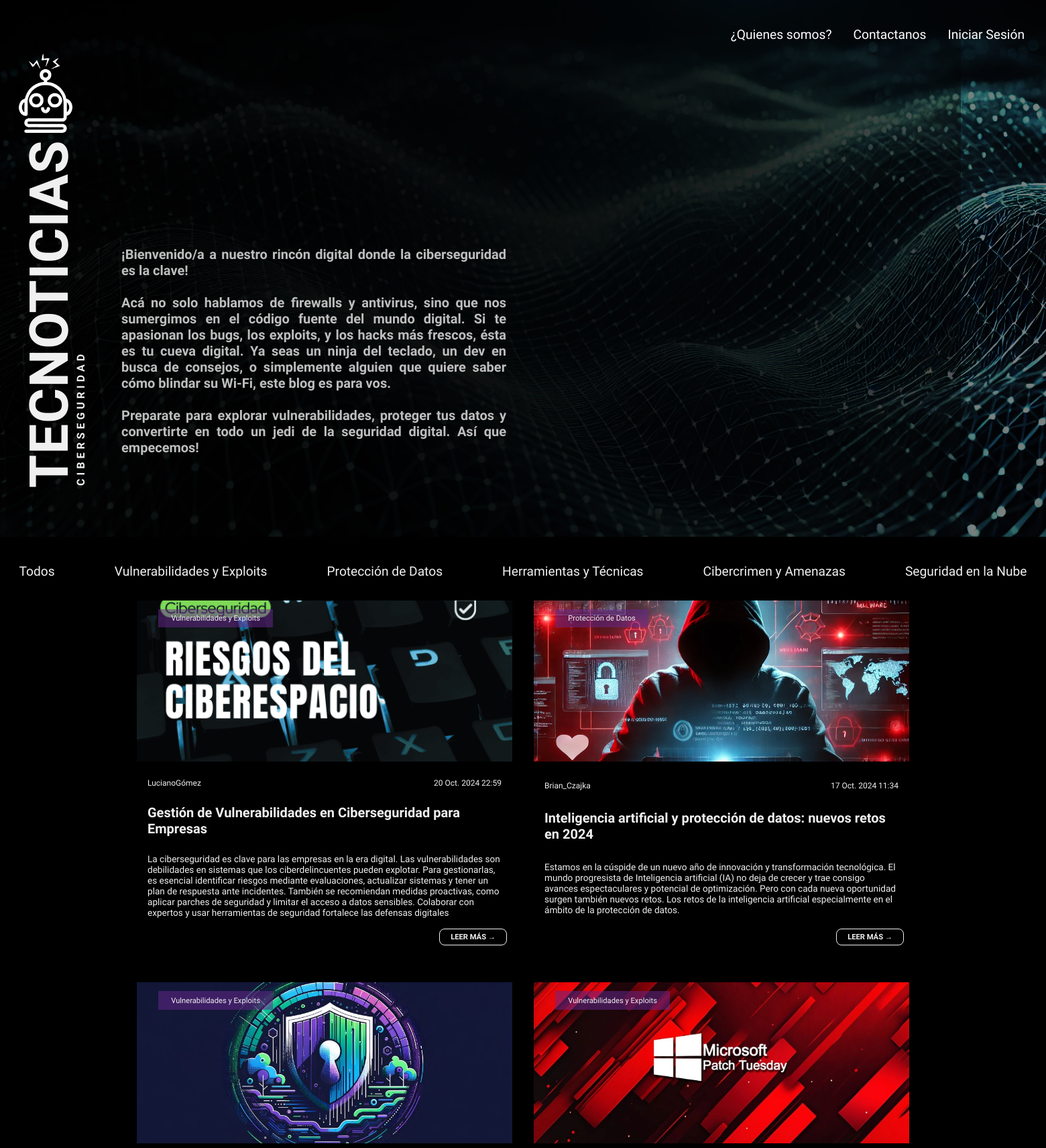
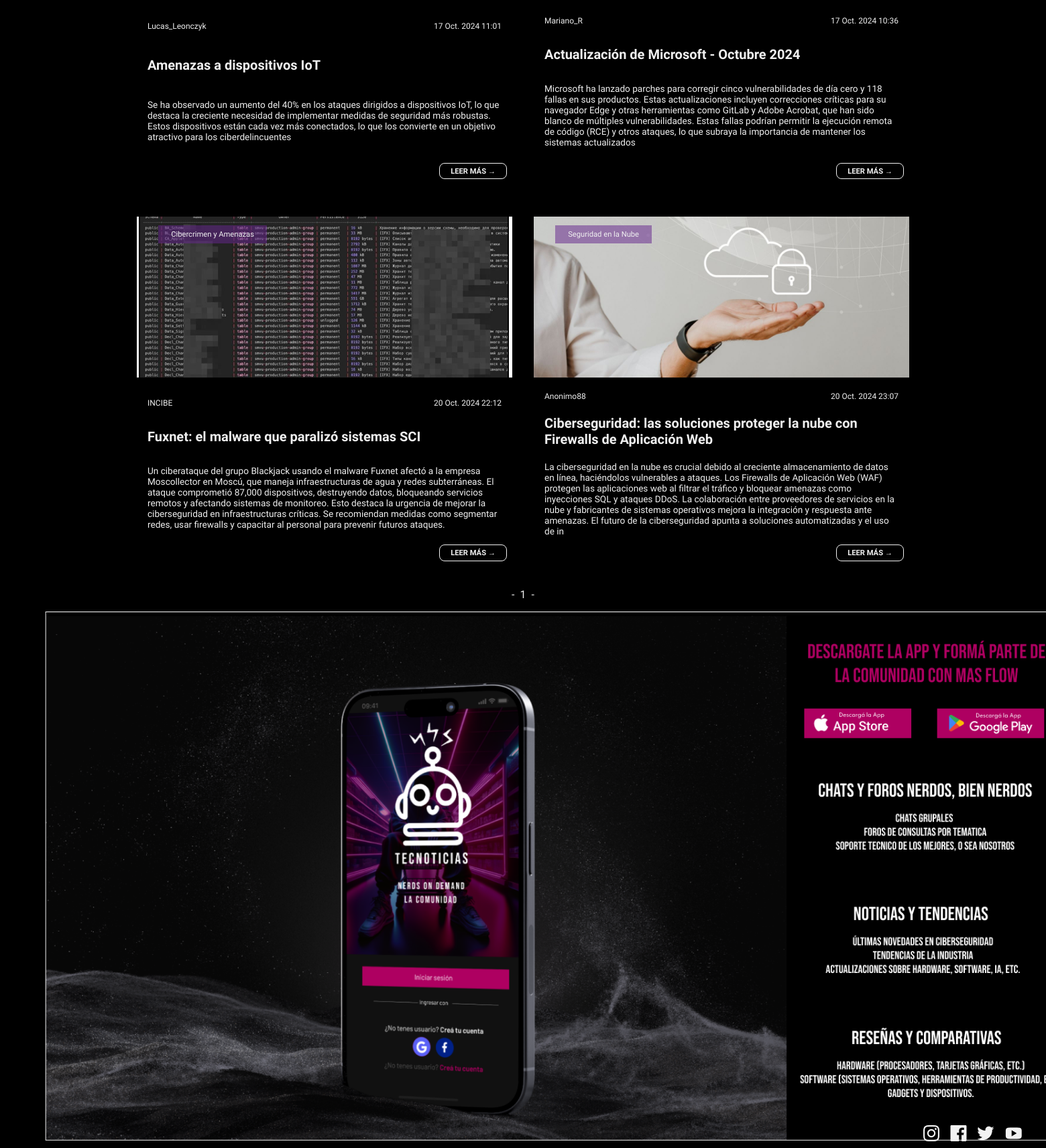
The page / on the database its author committed (2 pictures, top to bottom).
### apps/posts/models.py (models this page shows, shortened)
class Categoria (models.Model):
    nombre = models.CharField(max_length=30, null=False)

class Post(models.Model):
    titulo = models.CharField(max_length=200, null=False, verbose_name="Titulo")
    fecha = models.DateTimeField(auto_now_add=True, verbose_name="Fecha pub")
    autor = models.ForeignKey(User, on_delete=models.CASCADE)
    resumen = models.TextField(max_length=500, null=False, verbose_name="resumen")
    texto = models.TextField(null=False, verbose_name="Contenido")
    activo = models.BooleanField(default=True)
    categoria = models.ForeignKey(Categoria, on_delete=models.CASCADE, null=True, default='Sin categoria')
    imagen = models.ImageField(null=False, blank=True, upload_to='media')
    publicado = models.DateTimeField(default=timezone.now)

### apps/posts/views.py (the view)
# urls.py: path('', include('apps.posts.urls')),
def posts(request):
    categorias = Categoria.objects.all()
    selected_categoria = request.GET.get('categoria')
    if selected_categoria:
        posts = Post.objects.filter(categoria__nombre=selected_categoria).order_by('-publicado')
    else:
        posts = Post.objects.all().order_by('-publicado')
    paginator = Paginator(posts, 9)
    page_number = request.GET.get('page')
    page_obj = paginator.get_page(page_number)
    return render(request, 'index.html', {'posts': page_obj, 'categorias': categorias})

### templates/index.html (shortened to what this page needs)
<!DOCTYPE html>
<html lang="es">
    <head>
        {% load static %}
        <link rel="stylesheet" href="{% static 'styles/style.css' %}?v=2">
    </head>
    <body>
        <div class="caja_principal_imagentx">
            <div class="Menus">
                <li><a href="{% url 'quienessomos' %}">¿Quienes somos?</a></li>
                <li><a href="{% url 'contacto' %}">Contactanos</a></li>
                {% if user.is_authenticated %}
                <li class="bienvenidouser">
                    {% if user.icono %}
                        <img src="{{ user.icono.url }}" alt="Icono de {{ user.username }}" class="icono_usuario">
                    {% endif %}
                    Bienvenido, {{ user.username }}
                </li>
                <li class="boton_cerrarses">
                    <form action="{% url 'logout' %}" method="post" style="display:inline;">
                        {% csrf_token %}
                        <button type="submit" class="bot_cerrar">Cerrar sesión</button>
                    </form>
                </li>
            {% else %}
                <li><a class="boton_inicioses" href="{% url 'login' %}">Iniciar Sesión</a></li>
            {% endif %}
            </div>
            <div class="caja_principal_imagen">
                <img src="{% static 'img/fondo_inicio2.png' %}" alt="fondo de inicio" class="fondo-imagen">
            </div>
            <div class="caja_principal_logo">
                <a href="{% url 'index' %}">
                    <img src="{% static 'img/TCN_logo.png' %}" alt="logo TecNoticias" class="logo">
                </a>
            </div>
            <div class="caja_principal_texto">
                <h1>
                    TECNOTICIAS
                </h1>
                <h2>
                    CIBERSEGURIDAD
                </h2>
            </div>
        </div>
        <div class="mensaje_bienvenida">
                <h3>
                    ¡Bienvenido/a a nuestro rincón digital donde la ciberseguridad es la clave! <br>
                    <br>
                    Acá no solo hablamos de firewalls y antivirus, sino que nos sumergimos en el código fuente del mundo digital. Si te apasionan los bugs, los exploits, y los hacks más frescos, ésta es tu cueva digital.
                    Ya seas un ninja del teclado, un dev en busca de consejos, o simplemente alguien que quiere saber cómo blindar su Wi-Fi, este blog es para vos. <br>
                    <br>
                    Preparate para explorar vulnerabilidades, proteger tus datos y convertirte en todo un jedi de la seguridad digital.
                    Así que empecemos!
                </h3>
        </div>
        <div class="contenedor_blog_categorias">
            <div class="contenedorblog_inicio">
                <div class="contenedorblog_categorias">
                    <ul>
                        <li>
                            <a href="?">Todos</a>
                        </li>
                        {% for categoria in categorias %}
                            <li>
                                <a href="?categoria={{ categoria.nombre }}">{{ categoria.nombre }}</a>
                            </li>
                        {% endfor %}
                    </ul>
                </div>
            </div>
        </div>
        <div class="contenedorposteos">
            {% for i in posts %}
                <div class="contenedorposteos_tarjeta">
                    <div class="tarjeta_img">
                        <div class="categorianoticia">
                            <img src="{% static 'img/iconos/etiqueta.png' %}" alt="Etiqueta" class="icono-etiqueta">
                            <h3>{{ i.categoria.nombre }}</h3>
                        </div>
                        {% if i.imagen %}
                        <img class="imagenposts" src="{{ i.imagen.url }}" alt="noticia">
                        {% else %}
                            <p> No hay imagen disponible</p>
                        {% endif %}
                    </div>
                    <div class="tarjeta_datos">
                        <h4>{{ i.autor.username }}</h4>
                        <h4>{{ i.fecha }}</h4>
                    </div>
                    <h2>{{ i.titulo }}</h2>
                    <p>{{ i.resumen }}</p>
                    <div class="boton_vernoticia">
                        <a href="{% url 'postindividual' i.id %}">LEER MÁS &rarr;</a>
                    </div>
                </div>
            {% empty %}
                <p>No hay temas disponibles!</p>
            {% endfor %}
        </div>
        <div class="paginacion">
            <div class="pagina-enlaces">
                <span>-</span>
                {% for num in posts.paginator.page_range %}
                    {% if num == posts.number %}
                        <strong>{{ num }}</strong>
                    {% else %}
                        <a href="?page={{ num }}">{{ num }}</a>
                    {% endif %}
                {% endfor %}
                <span>-</span>
            </div>
        </div>
        <div>
            <div class="contenedor_imagen_app">
                <img src="{% static 'img/imagen_app.png' %}" alt="aplicacion" class="imagen_aplicacion">
            </div>
        </div>
        <footer>
            <div class="contenedor_redes">
                <a href="" target="_blank" class="icon"><img class="redes__iconos-svg" src="static/img/iconos/Instagram.png" alt="instagram" title="instagram"/></a>
                <a href="" target="_blank" class="icon"><img class="redes__iconos-svg" src="static/img/iconos/facebook.png" alt="facebook" title="facebook"/></a>
                <a href="" class="icon" target="_blank"><img class="redes__iconos-svg" src="static/img/iconos/twitter.png" alt="x-twitter" title="x-twitter"/></a>
                <a href="" class="icon" target="_blank"><img class="redes__iconos-svg" src="static/img/iconos/youtube.png" alt="youtube" title="youtube"/></a>
            </div>
        </footer>
    </body>

### rows shown on the page
Categoria: nombre "Vulnerabilidades y Exploits"
Categoria: nombre "Protección de Datos"
Categoria: nombre "Herramientas y Técnicas"
Categoria: nombre "Cibercrimen y Amenazas"
Categoria: nombre "Seguridad en la Nube"
Post: categoria.nombre "Vulnerabilidades y Exploits", imagen (picture), autor.username "LucianoGómez", fecha "20 Oct. 2024 22:59", titulo "Gestión de Vulnerabilidades en Ciberseguridad para Empresas", resumen "La ciberseguridad es clave para las empresas en la era digital. Las vulnerabilidades son debilidades en sistemas que los ciberdelincuentes pueden explotar. Para gestionarlas, es esencial identificar riesgos mediante evaluaciones, actualizar sistemas y tener un plan de respuesta ante incidentes. También se recomiendan medidas proactivas, como aplicar parches de seguridad y limitar el acceso a datos sensibles. Colaborar con expertos y usar herramientas de seguridad fortalece las defensas digitales"
Post: categoria.nombre "Protección de Datos", imagen (picture), autor.username "Brian_Czajka", fecha "17 Oct. 2024 11:34", titulo "Inteligencia artificial y protección de datos: nuevos retos en 2024", resumen "Estamos en la cúspide de un nuevo año de innovación y transformación tecnológica. El mundo progresista de Inteligencia artificial (IA) no deja de crecer y trae consigo avances espectaculares y potencial de optimización. Pero con cada nueva oportunidad surgen también nuevos retos. Los retos de la inteligencia artificial especialmente en el ámbito de la protección de datos."
Post: categoria.nombre "Vulnerabilidades y Exploits", imagen (picture), autor.username "Lucas_Leonczyk", fecha "17 Oct. 2024 11:01", titulo "Amenazas a dispositivos IoT", resumen "Se ha observado un aumento del 40% en los ataques dirigidos a dispositivos IoT, lo que destaca la creciente necesidad de implementar medidas de seguridad más robustas. Estos dispositivos están cada vez más conectados, lo que los convierte en un objetivo atractivo para los ciberdelincuentes"
Post: categoria.nombre "Vulnerabilidades y Exploits", imagen (picture), autor.username "Mariano_R", fecha "17 Oct. 2024 10:36", titulo "Actualización de Microsoft - Octubre 2024", resumen "Microsoft ha lanzado parches para corregir cinco vulnerabilidades de día cero y 118 fallas en sus productos. Estas actualizaciones incluyen correcciones críticas para su navegador Edge y otras herramientas como GitLab y Adobe Acrobat, que han sido blanco de múltiples vulnerabilidades. Estas fallas podrían permitir la ejecución remota de código (RCE) y otros ataques, lo que subraya la importancia de mantener los sistemas actualizados"
Post: categoria.nombre "Cibercrimen y Amenazas", imagen (picture), autor.username "INCIBE", fecha "20 Oct. 2024 22:12", titulo "Fuxnet: el malware que paralizó sistemas SCI", resumen "Un ciberataque del grupo Blackjack usando el malware Fuxnet afectó a la empresa Moscollector en Moscú, que maneja infraestructuras de agua y redes subterráneas. El ataque comprometió 87,000 dispositivos, destruyendo datos, bloqueando servicios remotos y afectando sistemas de monitoreo. Esto destaca la urgencia de mejorar la ciberseguridad en infraestructuras críticas. Se recomiendan medidas como segmentar redes, usar firewalls y capacitar al personal para prevenir futuros ataques."
Post: categoria.nombre "Seguridad en la Nube", imagen (picture), autor.username "Anonimo88", fecha "20 Oct. 2024 23:07", titulo "Ciberseguridad: las soluciones proteger la nube con Firewalls de Aplicación Web", resumen "La ciberseguridad en la nube es crucial debido al creciente almacenamiento de datos en línea, haciéndolos vulnerables a ataques. Los Firewalls de Aplicación Web (WAF) protegen las aplicaciones web al filtrar el tráfico y bloquear amenazas como inyecciones SQL y ataques DDoS. La colaboración entre proveedores de servicios en la nube y fabricantes de sistemas operativos mejora la integración y respuesta ante amenazas. El futuro de la ciberseguridad apunta a soluciones automatizadas y el uso de in"

### other values the page prints
{{ num }} "1"
